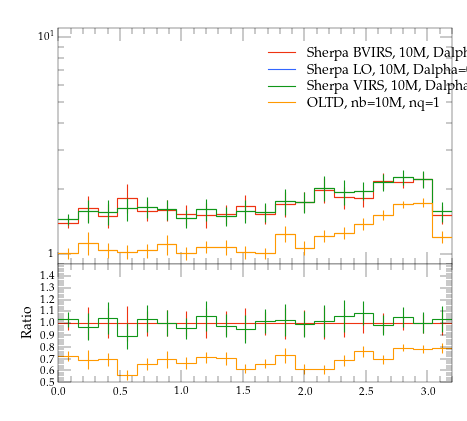

Generate this figure with Python:
#! /usr/bin/env python

# This Python script was auto-generated using YODA v2.0.0.
# Analysis object: /evtb/inc_tjg_dphi
# Timestamp: 15-04-2024 (14:31:35)

import matplotlib as mpl
import matplotlib.pyplot as plt
mpl.use('Agg') # comment out for interactive use
import os
import numpy as np

plotDir = os.path.split(os.path.realpath(__file__))[0]
if 'YODA_USER_PLOT_PATH' in globals():
    plot_outdir = globals()['YODA_USER_PLOT_PATH']
else:
    plot_outdir = plotDir

#plot style
plt.style.use(os.path.join(plotDir, '../default.mplstyle'))
# plot metadata
figW, figH = plt.rcParams['figure.figsize']
ax_xLabel = r''
ax_yLabel = r''
ax_title  = r''
ax_xScale = 'linear'
ax_yScale = 'log'
xLims = (0.0, 3.2)
yLims = (0.9, 11.0)

# TeX-friendly labels for the legend
labels = [ r"Sherpa BVIRS, 10M, Dalpha=0.01", r"Sherpa LO, 10M, Dalpha=0.01", r"Sherpa VIRS, 10M, Dalpha=0.01", r"OLTD, nb=10M, nq=1" ]

# Create figure and axis objects
fig, (ax, ratio0_ax) = plt.subplots(2, 1, sharex=True,
                  figsize=(figW,figH), gridspec_kw={'height_ratios': (2, 1)})
ratio0_ax.yaxis.set_major_locator(mpl.ticker.MultipleLocator(0.1))
ratio0_ax.set_ylim(0.5, 1.4999)
ratio0_ax.set_ylabel('Ratio')

# LineColor map: curve index -> color
linecolors = {0: '#EE3311', 1: '#3366FF', 2: '#109618', 3: '#FF9900'}
# the numerical data is stored in a separate file
dataf = dict()
prefix = os.path.split(__file__)[0]
if prefix:    prefix = prefix + '/'
exec(open(prefix+'inc_tjg_dphi__data.py').read(), dataf)


legend_handles = [] # keep track of handles for the legend

# style options for curves
# starts at zorder>=5 to draw curve on top of legend
styles = {
  'curve0': {
    'color' : linecolors[0],
    'linestyle' : '-',
    'marker' : 'o',
    'zorder' : 5,
    'histstyle' : True,
  },
  'curve1': {
    'color' : linecolors[1],
    'linestyle' : '-',
    'marker' : 'o',
    'zorder' : 6,
    'histstyle' : True,
  },
  'curve2': {
    'color' : linecolors[2],
    'linestyle' : '-',
    'marker' : 'o',
    'zorder' : 7,
    'histstyle' : True,
  },
  'curve3': {
    'color' : linecolors[3],
    'linestyle' : '-',
    'marker' : 'o',
    'zorder' : 8,
    'histstyle' : True,
  },
}
# curve from input yoda files in main panel
for label in dataf['yvals'].keys():
    if all(np.isnan(v) for v in dataf['yvals'][label]):
        continue
    tmp = None
    if styles[label]['histstyle']: # draw as histogram
        tmp, = ax.plot(dataf['xedges'], dataf['yedges'][label],
                       color=styles[label]['color'],
                       linestyle=styles[label]['linestyle'],
                       drawstyle='steps-pre', solid_joinstyle='miter',
                       zorder=styles[label]['zorder'], label=label)
        ax.errorbar(dataf['xpoints'], dataf['yvals'][label], color=styles[label]['color'],
                    xerr=dataf['xerrs'], yerr=[dataf['ydowns'][label], dataf['yups'][label]],
                    linestyle='none', zorder=styles[label]['zorder'])
    else: # draw as scatter
        tmp = ax.errorbar(dataf['xpoints'], dataf['yvals'][label],
                          xerr=dataf['xerrs'],
                          yerr=[ dataf['ydowns'][label],
                          dataf['yups'][label] ],
                          fmt=styles[label]['marker'],
                          ecolor=styles[label]['color'],
                          color=styles[label]['color'], zorder=2)
        tmp[-1][0].set_linestyle(styles[label]['linestyle'])
    legend_handles += [tmp]
    for varLabel in dataf['variation_yvals'].keys():
        if varLabel.startswith(label):
            tmp, = ax.plot(dataf['xedges'], dataf['variation_yvals'][varLabel],
                           color=styles[label]['color'],
                           linestyle=styles[label]['linestyle'],
                           drawstyle='steps-pre', solid_joinstyle='miter',
                           zorder=styles[label]['zorder'], alpha=0.5)


# plots on ratio panel
# curve from input yoda files in ratio panel
for label, yvals in dataf['ratio0_yvals'].items():
    if all(np.isnan(v) for v in yvals):
        continue
    if styles[label]['histstyle']: # plot as histogram
        ratio0_ax.plot(dataf['xedges'], yvals,
                       color=styles[label]['color'],
                       linestyle=styles[label]['linestyle'],
                       drawstyle='steps-pre', zorder=1,
                       solid_joinstyle='miter')
        ratio0_ax.vlines(dataf['xpoints'],
                         dataf['ratio0_ymin'][label],
                         dataf['ratio0_ymax'][label],
                         color=styles[label]['color'], zorder=1)
    else: # plot as scatter
        tmp = ratio0_ax.errorbar(dataf['xpoints'],
                                 yvals, xerr=dataf['xerrs'],
                                 yerr=dataf['ratio0_yerrs'][label],
                                 fmt=styles[label]['marker'],
                                 ecolor=styles[label]['color'],
                                 color=styles[label]['color'])
        tmp[-1][0].set_linestyle(styles[label]['linestyle'])

    for varlabel in dataf['ratio0_variation_vals'].keys():
        if varlabel.startswith(label):
            ratio0_ax.plot(dataf['xedges'],
                            dataf['ratio0_variation_vals'][varlabel],
                            color=styles[label]['color'],
                            linestyle=styles[label]['linestyle'],
                            drawstyle='steps-pre', solid_joinstyle='miter',
                            zorder=1, alpha=0.5)

legend_pos = (0.5, 0.97)
ax.legend(legend_handles, labels, loc='upper left', bbox_to_anchor=legend_pos)

# set plot metadata as defined above
ratio0_ax.set_xlabel(ax_xLabel)
ratio0_ax.xaxis.set_label_coords(1., -.15)
ax.set_ylabel(ax_yLabel, loc='top')
ax.set_title(ax_title, loc='left')
ax.set_xscale(ax_xScale)
ax.set_yscale(ax_yScale)
ax.set_xlim(xLims)
ax.set_ylim(yLims)

# tick formatting
plt.rcParams['xtick.top'] = True
plt.rcParams['ytick.right'] = True
ax.yaxis.set_major_locator(mpl.ticker.LogLocator(base=10.0, numticks=np.inf))
ax.yaxis.set_minor_locator(mpl.ticker.LogLocator(
                           base=10.0, subs=np.arange(0.1, 1, 0.1), numticks=np.inf))
fig.align_ylabels((ax, ratio0_ax))
plt.savefig(os.path.join(plot_outdir, 'inc_tjg_dphi.pdf'), format='PDF')
plt.savefig(os.path.join(plot_outdir, 'inc_tjg_dphi.png'), format='PNG')

plt.close(fig)
